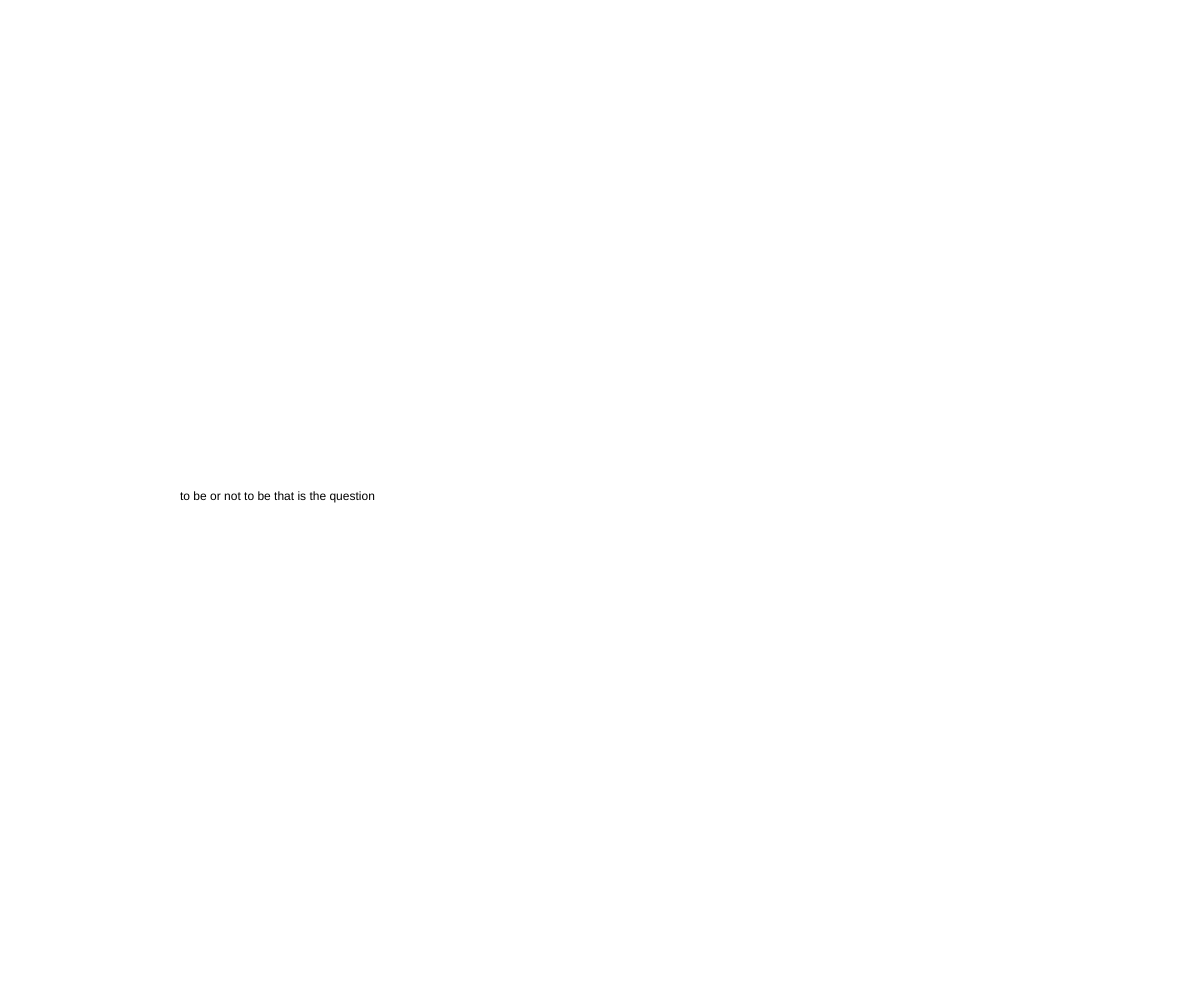
Frame 1 (no input)
Frame 60 (no input): identical to frame 1, image omitted
Frame 120 (the mouse pressed at the canvas centre since frame 60): identical to frame 1, image omitted

The p5.js sketch that drew this single still picture (run headless with seeded random() and noise() and a simulated clock; from frame 60 on, the mouse is pressed at the canvas centre):

// p5.js sketch
// ── sketch.js
function setup() {
  createCanvas(windowWidth, windowHeight);

  text("to be or not to be that is the question", width * 0.15, height * 0.5);
}

function draw() {

}
